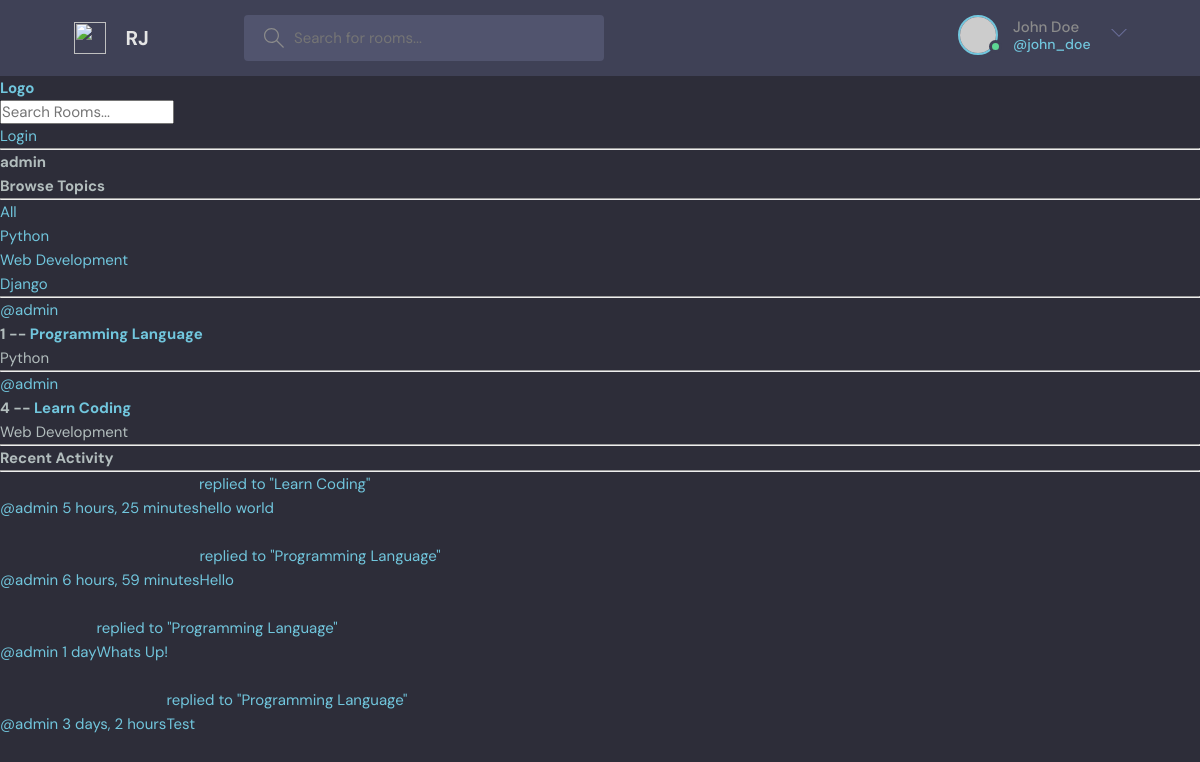
Page /profile/1/ on the earlier database version.
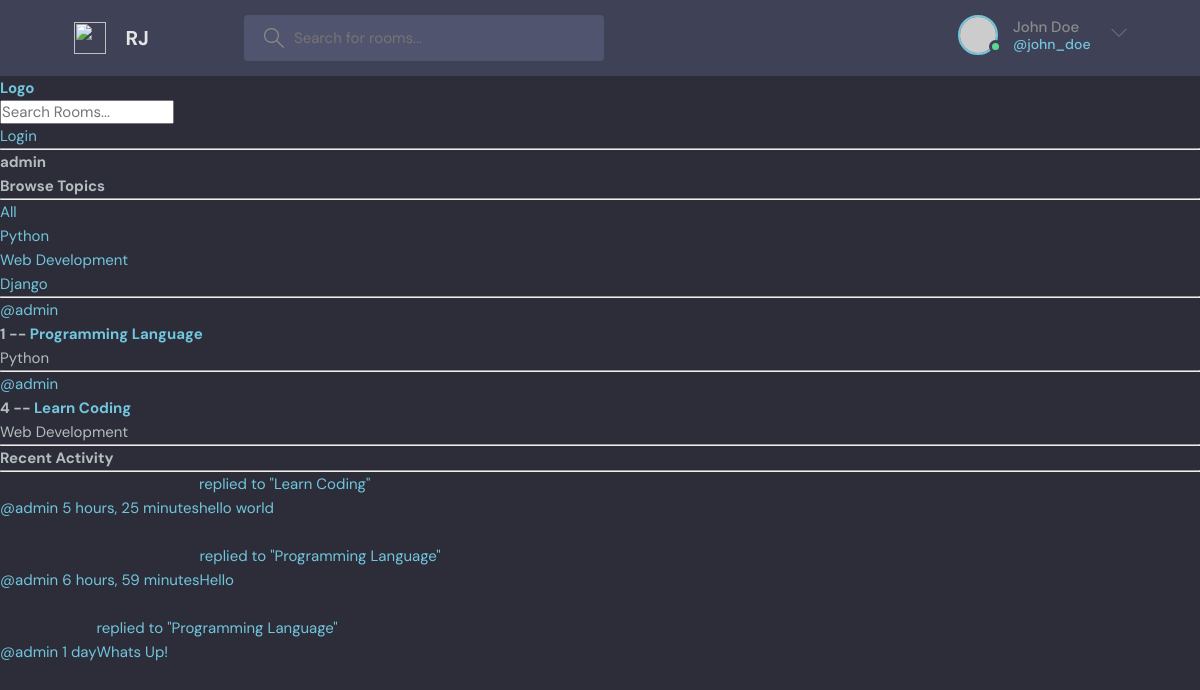
Same page on the later database version.
### base/models.py (models this page shows, shortened)
class Topic(models.Model):
    name = models.CharField(max_length=200)

class Room(models.Model):
    host = models.ForeignKey(User, on_delete=models.SET_NULL, null=True)
    topic = models.ForeignKey(Topic, on_delete=models.SET_NULL, null=True)
    name = models.CharField(max_length=200)
    participants = models.ManyToManyField(User, related_name='participants', blank=True)
    description = models.TextField(null=True, blank=True)
    updated = models.DateTimeField(auto_now=True)
    created = models.DateTimeField(auto_now_add=True)
    class Meta:
        ordering = ['-updated', '-created']
    def __str__(self):
        return self.name

class Message(models.Model):
    user = models.ForeignKey(User, on_delete=models.CASCADE)
    room = models.ForeignKey(Room, on_delete=models.CASCADE)
    body = models.TextField()
    updated = models.DateTimeField(auto_now=True)
    created = models.DateTimeField(auto_now_add=True)
    class Meta:
        ordering = ['-updated', '-created']
    def __str__(self):
        return self.body[0:50]

### base/views.py (the view)
# urls.py: path('profile/<str:pk>/', views.userProfile, name="user-profile"),
def userProfile(request, pk):
    user = User.objects.get(id=pk)
    rooms = user.room_set.all()
    room_messages = user.message_set.all()
    topics = Topic.objects.all()
    context = {'user':user, 'rooms':rooms,'room_messages': room_messages, 'topics': topics}
    return render(request, 'base/profile.html', context)

### base/templates/base/profile.html (shortened to what this page needs)
{% extends 'main.html' %}
{%  block content %}
<h1>{{user.username}}</h1>
<div class="profile-container">
    <div>
        {% include 'base/topics_component.html' %}
         <hr>
    </div>
       <div>
           {% include 'base/feed_component.html' %}
    </div>
       <div>
           {% include 'base/activity_component.html' %}
    </div>
</div>
{% endblock content %}

### base/templates/base/topics_component.html
        <h3>Browse Topics</h3>
        <hr>
        <div>
            <a href="{% url 'home' %}">All</a>
        </div>
        {% for topic in topics %}
        <div>
            <a href="{% url 'home' %}?q={{topic.name}}">{{topic.name}}</a>
        </div>
        {% endfor %}

### base/templates/base/feed_component.html (shortened to what this page needs)
<div>
        {% for room in rooms %}
       <div>
           <a href="{% url 'user-profile' room.host.id%}">@{{room.host.username}}</a>
           <h5>{{room.id}} -- <a href="{% url 'room' room.id %}">{{room.name}}</a></h5>
           <small>{{room.topic.name}}</small>
           <hr>
       </div>
        {%  endfor %}
    </div>

### base/templates/base/activity_component.html (shortened to what this page needs)
<div>
    <h3> Recent Activity </h3>
    <hr>
    {% for message in room_messages %}
    <div>
        <small><a href="{% url 'user-profile' message.user.id %}">@{{message.user}} {{message.created| timesince}}</small>
        <small> replied to "{{message.room}}"</small>
        <p>{{message}}</p>
    </div>
    {% endfor %}
</div>

Differences in the rows shown:
removed Message: user "admin", created "3 days, 2 hours", room "Programming Language", body "Test"
